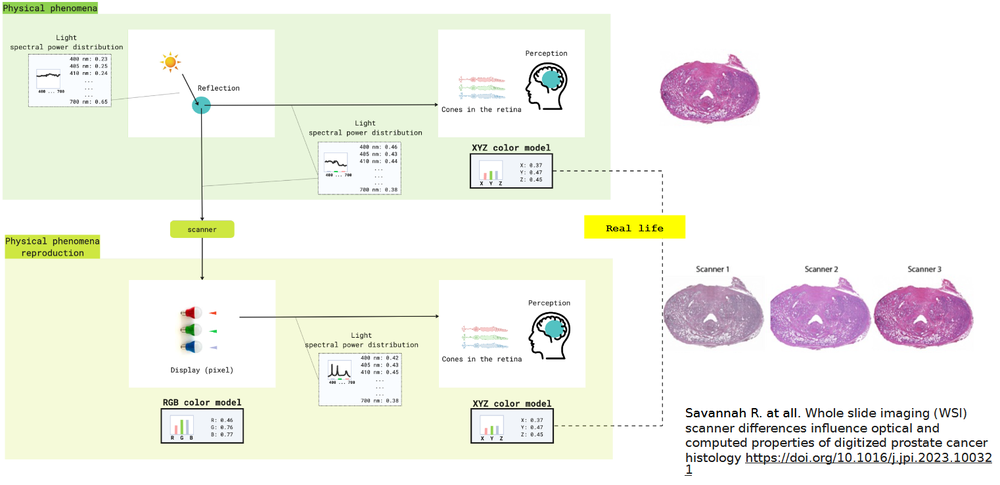
#> input picture images/Color1.png, 1000 x 485 px, shrunk from 1522 x 738 before the run
$ python -i ImageProcessing.py   (imports and definitions only)   (older library calls are emulated)
#> lines starting #> are read from the running program, lines starting #| are printed output that depends on the picture
#> further down, picture is the input picture: shape (485, 1000, 3); mean B, G, R 232.6, 241.9, 241.2
import numpy as np
import cv2


class ImageProcessing:
    def __init__(self):
        pass

    # [30 lines left out: functions gray_thresh, sobel, not called in this run]

    def clahe(self, image):
        """
        Enhance the contrast of the image using CLAHE.

        Parameters:
        image (numpy array): The input image.

        Returns:
        numpy array: The image with enhanced contrast.
        """
        lab = cv2.cvtColor(image, cv2.COLOR_BGR2LAB)
#> lab: shape (485, 1000, 3); mean of channels 0, 1, 2 242.6, 126.5, 132.3
        l, a, b = cv2.split(lab)
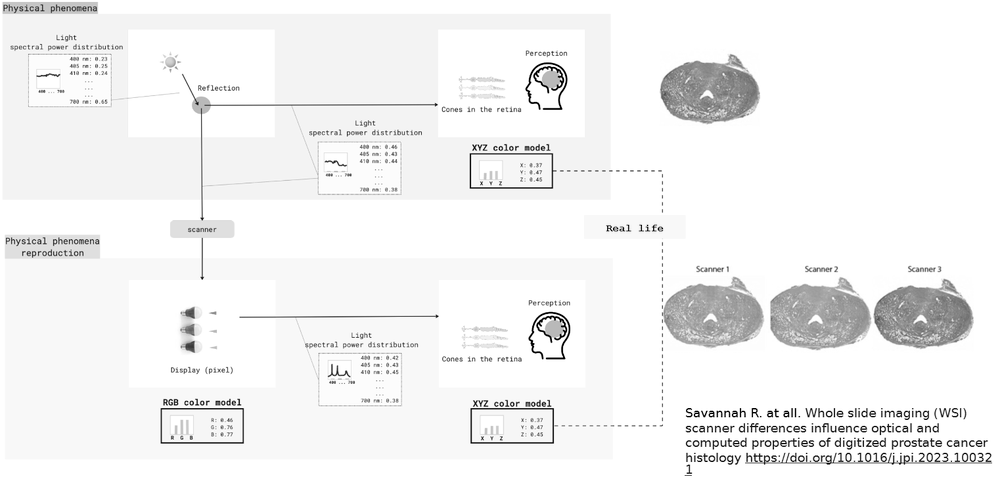
#> l: shape (485, 1000); min 0, max 255, mean 242.6
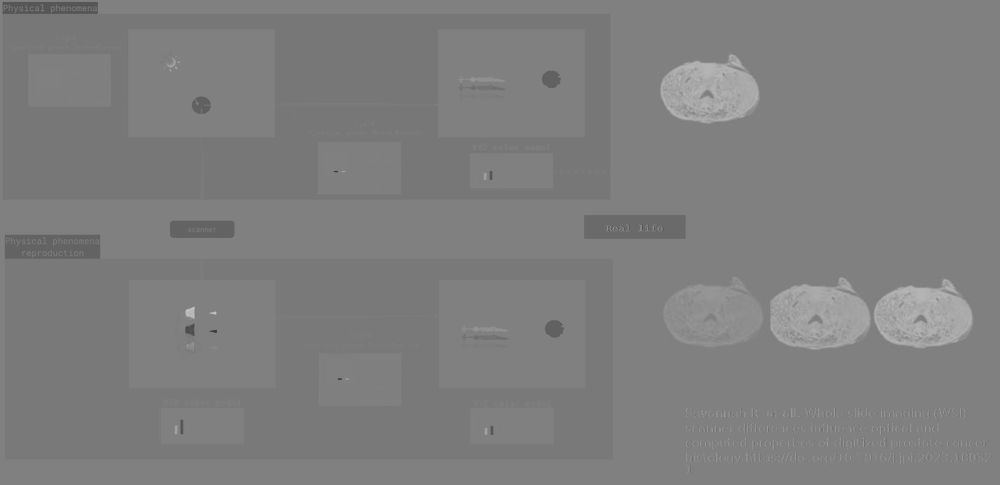
#> a: shape (485, 1000); min 59, max 199, mean 126.5
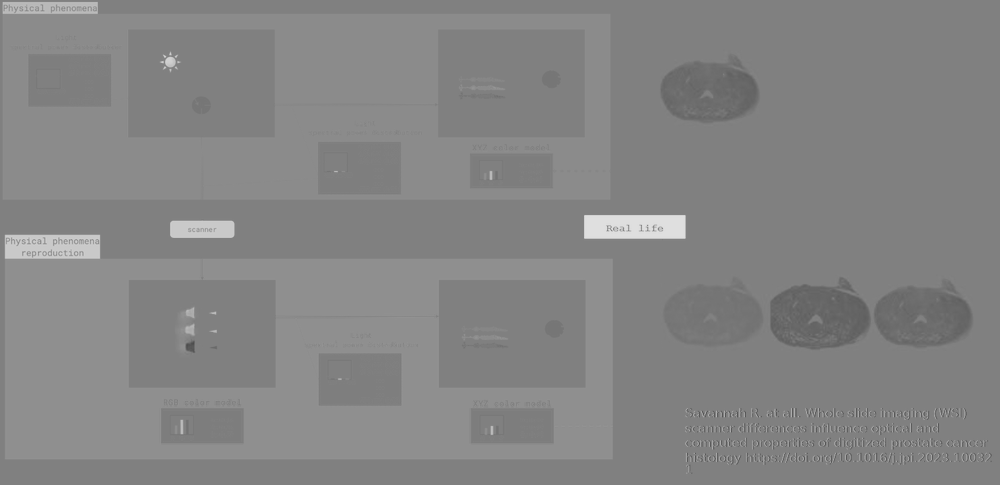
#> b: shape (485, 1000); min 75, max 223, mean 132.3
        clahe = cv2.createCLAHE(clipLimit=3.0, tileGridSize=(8, 8))
        cl = clahe.apply(l)
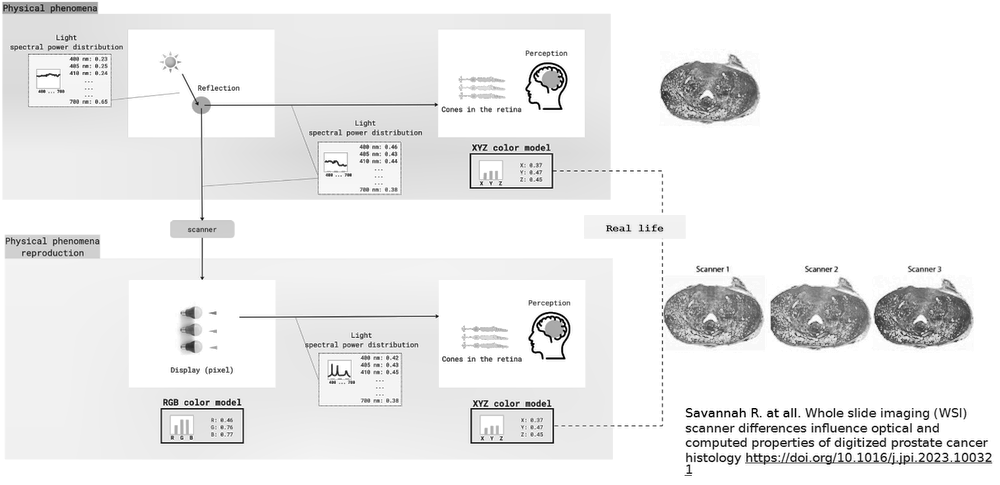
#> cl: shape (485, 1000); min 1, max 255, mean 236.6
        limg = cv2.merge((cl, a, b))
#> limg: shape (485, 1000, 3); mean of channels 0, 1, 2 236.6, 126.5, 132.3
        image_processed = cv2.cvtColor(limg, cv2.COLOR_LAB2BGR)
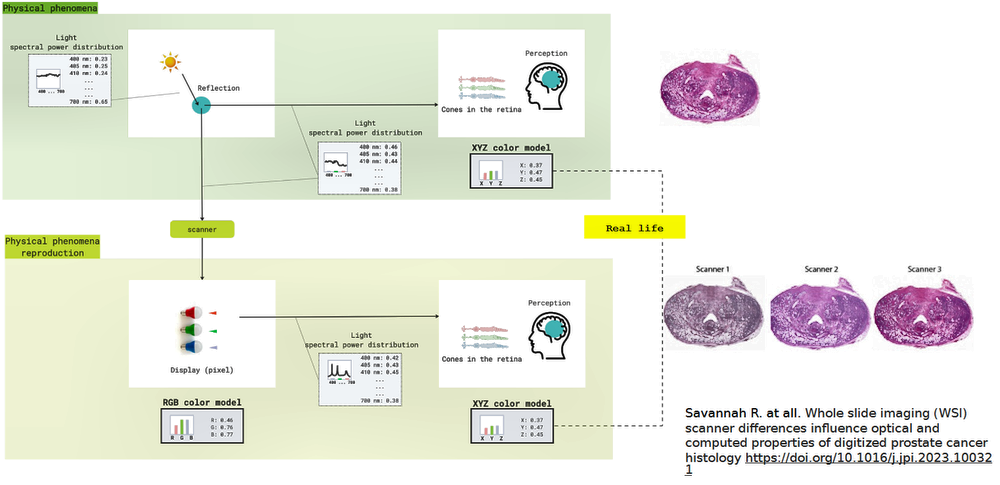
#> image_processed: shape (485, 1000, 3); mean B, G, R 226.3, 235.4, 234.6
        return image_processed

    # [42 lines left out: functions gray_blur_canny, get_brightest_color, add_bottom_border, not called in this run]

    def increase_contrast(self, image, alpha=1.5, beta=0):
        adjusted = cv2.convertScaleAbs(image, alpha=alpha, beta=beta)
        return adjusted

>>> import cv2
>>> picture = cv2.imread('../../../images/Color1.png')
>>> result = ImageProcessing().clahe(picture)

$ run again, on images/Color10.png
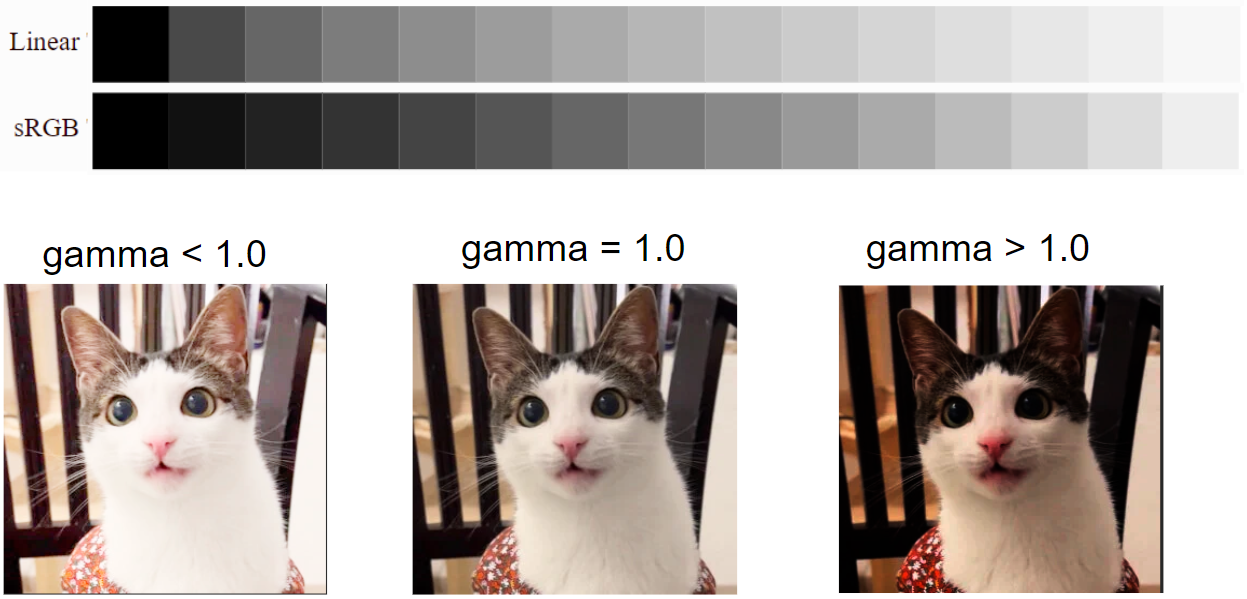
#> input picture images/Color10.png, 1247 x 599 px
#> picture is the input picture: shape (599, 1247, 3); mean B, G, R 169.2, 173.5, 182.2
#> lab: shape (599, 1247, 3); mean of channels 0, 1, 2 178.4, 130.8, 131.7
#> in clahe, `l, a, b = cv2.split(lab)`:
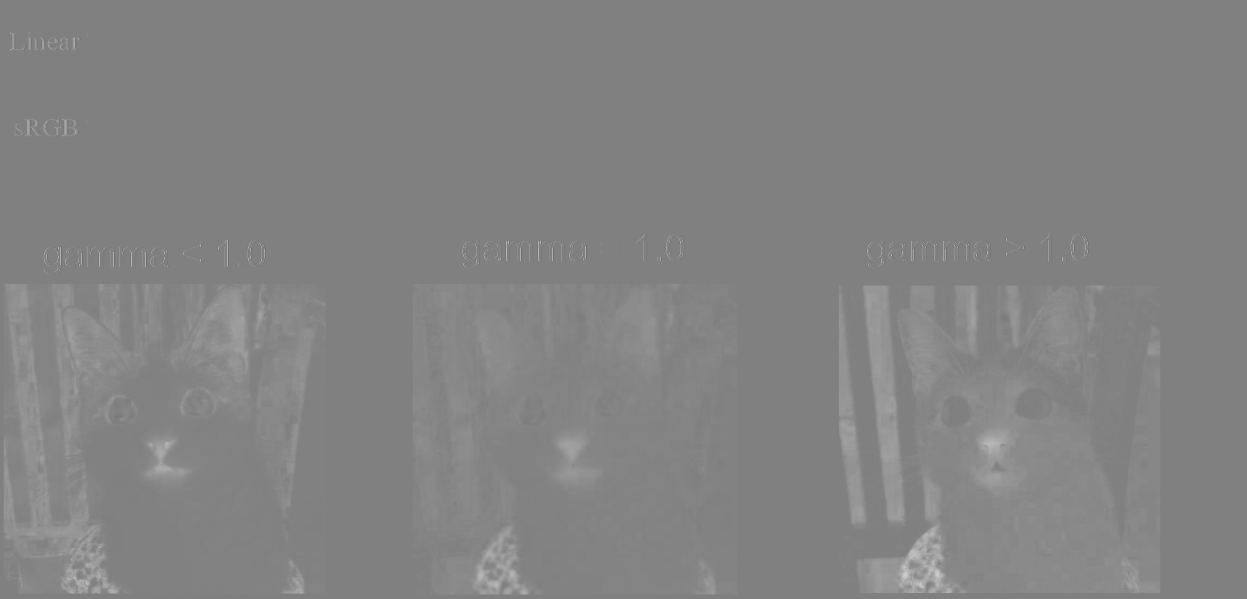
#> a: shape (599, 1247); min 109, max 205, mean 130.8
#> limg: shape (599, 1247, 3); mean of channels 0, 1, 2 174.9, 130.8, 131.7
#> in clahe, `image_processed = cv2.cvtColor(limg, cv2.COLOR_LAB2BGR)`:
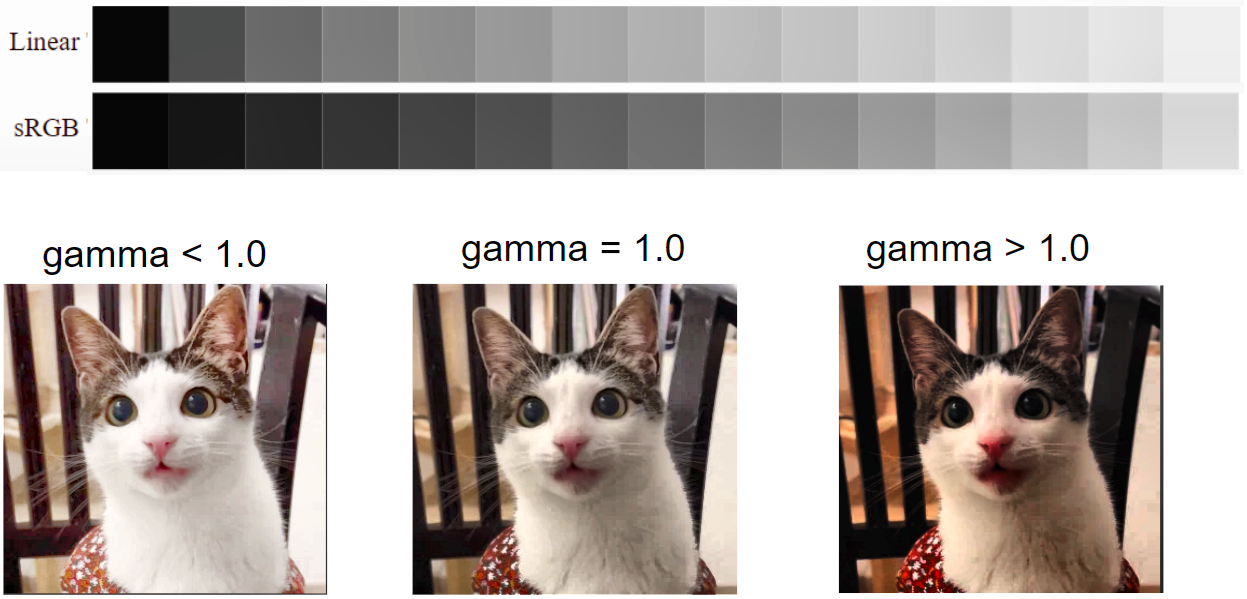
#> image_processed: shape (599, 1247, 3); mean B, G, R 165.6, 169.9, 178.4

$ run again, on images/Color12.png
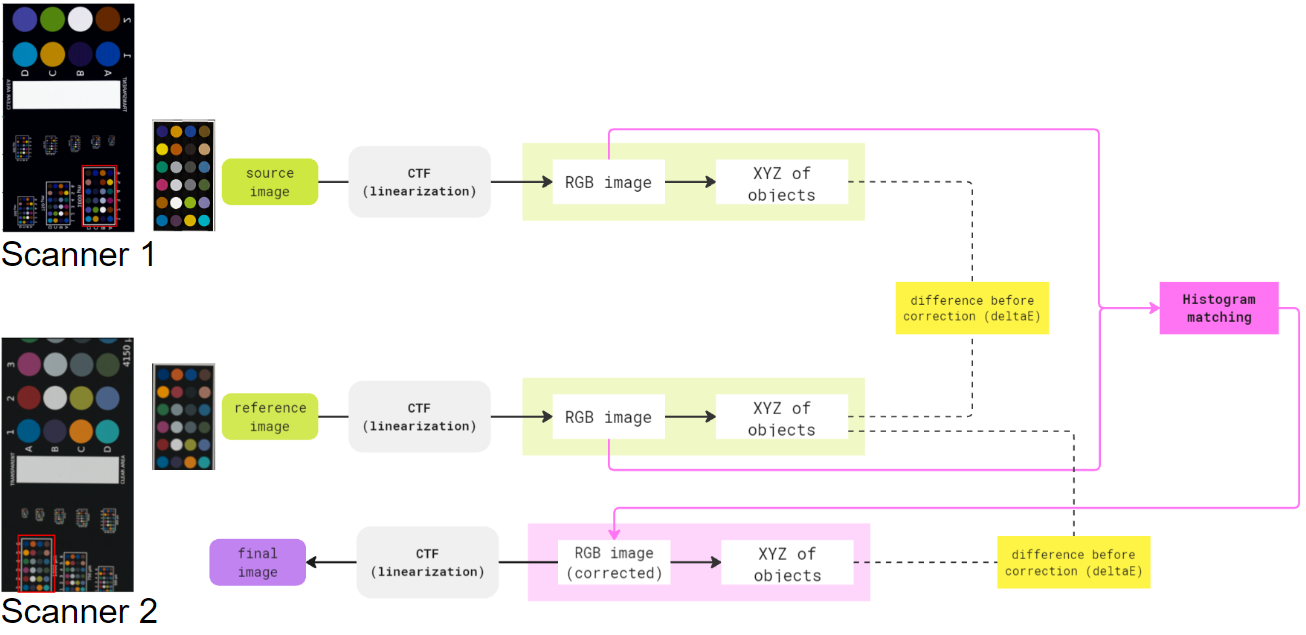
#> input picture images/Color12.png, 1306 x 635 px
#> picture is the input picture: shape (635, 1306, 3); mean B, G, R 225.7, 229.5, 231.9
#> lab: shape (635, 1306, 3); mean of channels 0, 1, 2 230.9, 128.7, 130.1
#> in clahe, `l, a, b = cv2.split(lab)`:
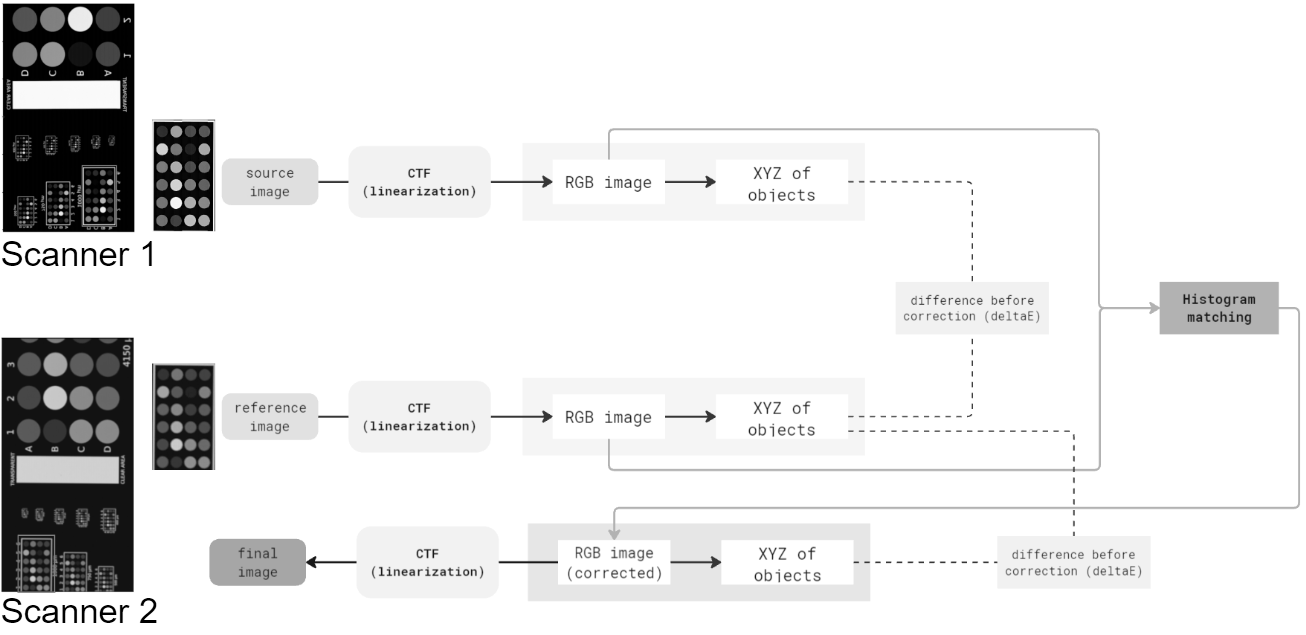
#> l: shape (635, 1306); min 0, max 255, mean 230.9
#> in clahe, `l, a, b = cv2.split(lab)`:
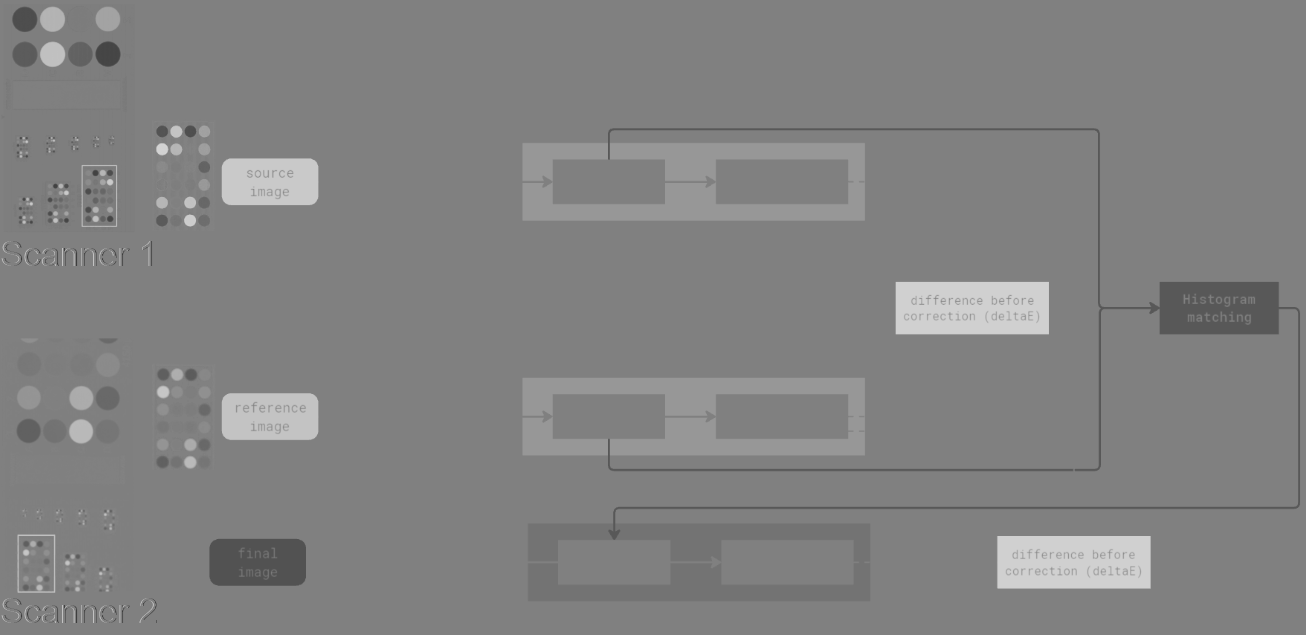
#> b: shape (635, 1306); min 62, max 212, mean 130.1
#> limg: shape (635, 1306, 3); mean of channels 0, 1, 2 230.4, 128.7, 130.1
